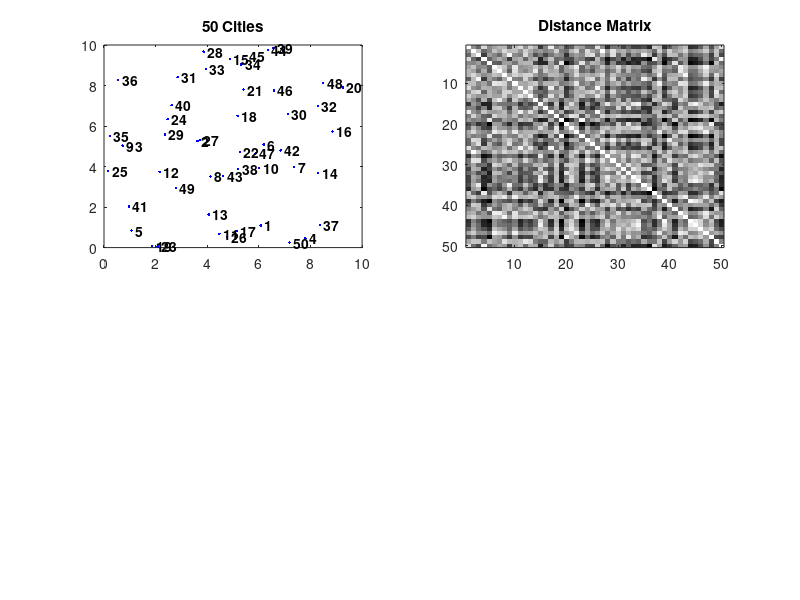

Write the MATLAB code that produced this figure. (Note: this script raises an error after producing the figure.)
function varargout=tsp_ga(varargin)
% the function tsp ga finds a (near) optimal solution
% to the Traveling
% Salesman Problem by setting up a Genetic Algorithm
% (GA) to search for the
% shortest path (least distance needed to travel to
% each city exactly once)

% -- Declare the parameters used in TSP
narginchk(0, 9);
num_cities=50;
cities=10*rand(num_cities, 2);
pop_size=100;
num_iter=500;
mutate_rate=0.85;
show_progress=1;
show_results=0;

% -- Declare the Process Inputs
cities_flag=0;
option_flag=0;
for var=varargin
    if option_flag
        if ~isfloat(var{1}), error(['Invalid value for option' ...
                upper(option)]);
        end
        switch option
            case 'popsize', pop_size=4*ceil(real(var{1}(1))/4);
                option_flag=0;
            case 'mrate', mutate_rate=min(abs(real(var{1}(1))), 1);
                option_flag=0;
            case 'numiter', num_iter=round(real(var{1}(1)));
                option_flag=0;
            otherwise, error(['Invalid option ' upper(option)])
        end
    elseif ischar(var{1})
        switch lower(var{1})
            case '-noplot', show_progress=0;
            case '-results', show_results=1;
            otherwise, option=lower(var{1}); option_flag=1;
        end
    elseif isfloat(var{1})
        if cities_flag
            error('CITIES or NUM CITIES may be specified, but not both');
        end
        if length(var{1})==1
            num_cities=round(real(var{1}));
            if num_cities < 2
                error('NUM CITIES must be an integer greater than 1');
            end
            cities=10*rand(num_cities, 2); cities_flag=1;
        else
            cities=real(var{1});
            [num_cities, nc]=size(cities); cities_flag=1;
            if or(num_cities < 2, nc ~=2)
                error('CITIES must be an Nx2 matrix of floats, with N > 1')
            end
        end
    else
        error('Invalid input argument.')
    end
end

% -- Construction of the Distance Matrix by using Distance measurement
% -- formula
dist_matx=zeros(num_cities);
for ii=2:num_cities
    for jj=1:ii-1
        dist_matx(ii, jj)=sqrt(sum((cities(ii, :)-cities(jj,:)).^2));
        dist_matx(jj, ii)=dist_matx(ii, jj);
    end
end

% -- The cities and the distance matrix are plotted. The plot is shown in
% -- Figure 3.20
if show_progress
    figure(1)
    subplot(2, 2, 1)
    plot(cities(:,1), cities(:,2), 'b.')
    if num_cities < 75
        for c=1:num_cities
            text(cities(c, 1), cities(c, 2), [' ' num2str(c)], 'Color', ...
            'k', 'FontWeight', 'b')
        end
    end
    title([num2str(num_cities) ' Cities'])
    subplot(2, 2, 2)
    imagesc(dist_matx)
    title('Distance Matrix')
    colormap(flipud(gray))
end

% -- Initalize Population in a random manner
pop=zeros(pop_size, num_cities);
pop(1, :)=(1:num_cities);
for k=2:pop_size
    pop(k, :)=randperm(num_cities);
end

% -- Calculation of the best route
if num_cities < 25
    display_rate=1;
else
    display_rate=10;
end
fitness=zeros(1, pop_size);
best_fitness=zeros(1, num_iter);
for iter=1:num_iter
    for p=1:pop_size
        d=dist_matx(pop(p, 1), pop(p, num_cities));
        for city=2:num_cities
            d=d+dist_matx(pop(p, city-1), pop(p, city));
        end
        fitness(p)=d;
    end
    [best_fitness(iter), index]=min(fitness);
    best_route=pop(index, :);
    if and(show_progress, ~mod(iter, display_rate))
        figure(1)
        subplot(2, 2, 3)
        route=cities([best_route best_route(1)], :);
        plot(route(:, 1), route(:, 2)', 'b.-')
        title(['Best GA Route (dist=' num2str(best_fitness(iter)) ')'])
        subplot(2, 2, 4)
        plot(best_fitness(1:iter), 'r', 'LineWidth', 2)
        axis([1 max(2, iter) 0 max(best_fitness)*1.1])
    end
    % Genetic Algorithm Search
    pop=iteretic_algorithm(pop, fitness, mutate_rate);
end
% Plotting the best fitness. The plot is shown in
% Figure 3.20
if show_progress
    figure(1)
    subplot(2, 2, 3)
    route=cities([best_route best_route(1)], :);
    plot(route(:, 1), route(:, 2)', 'b.-')
    title(['Best GA Route (dist=' num2str(best_fitness(iter)) ')'])
    subplot(2, 2, 4)
    plot(best_fitness(1:iter), 'r', 'LineWidth', 2)
    title('Best Fitness')
    xlabel('Generation')
    ylabel('Distance')
    axis([1 max(2, iter) 0 max(best_fitness)*1.1])
end
if show_results
    figure(2)
    imagesc(dist_matx)
    title('Distance Matrix')
    colormap(flipud(gray))
    figure(3)
    plot(best_fitness(1:iter), 'r', 'LineWidth', 2)
    title('Best Fitness')
    xlabel('Generation')
    ylabel('Distance')
    axis([1 max(2, iter) 0 max(best_fitness)*1.1])
    figure(4)
    route=cities([best route best route(1)], :);
    plot(route(:, 1), route(:, 2)', 'b.-')
    for c=1:num_cities
        text(cities(c, 1), cities(c, 2), [' ' num2str(c)], 'Color', ...
            'k', 'FontWeight', 'b')
    end
    title(['Best GA Route (dist=' num2str(best_fitness(iter)) ')'])
end

[~, indx]=min(best_route);
best_ga_route=[best_route(indx:num_cities) best_route(1:indx-1)];
if best_ga_route(2) > best_ga_route(num_cities)
    best_ga_route(2:num_cities)=fliplr(best_ga_route(2:num_cities));
end
varargout{1}=cities(best_ga_route, :);
varargout{2}=best_ga_route;
varargout{3}=best_fitness(iter);
